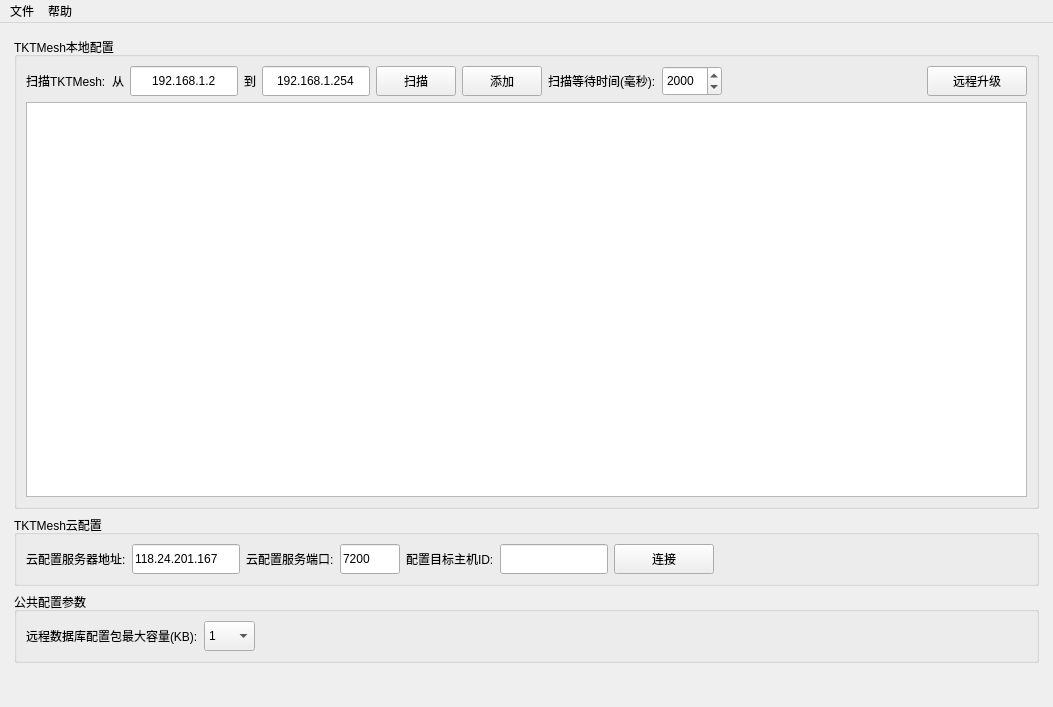
<?xml version="1.0" encoding="UTF-8"?>
<ui version="4.0">
 <class>MainWindow</class>
 <widget class="QMainWindow" name="MainWindow">
  <property name="geometry">
   <rect>
    <x>0</x>
    <y>0</y>
    <width>1053</width>
    <height>707</height>
   </rect>
  </property>
  <property name="windowTitle">
   <string>MainWindow</string>
  </property>
  <widget class="QWidget" name="centralwidget">
   <layout class="QVBoxLayout" name="verticalLayout_3">
    <property name="spacing">
     <number>0</number>
    </property>
    <property name="leftMargin">
     <number>5</number>
    </property>
    <property name="topMargin">
     <number>5</number>
    </property>
    <property name="rightMargin">
     <number>5</number>
    </property>
    <property name="bottomMargin">
     <number>5</number>
    </property>
    <item>
     <widget class="QStackedWidget" name="stackedWidget">
      <property name="currentIndex">
       <number>0</number>
      </property>
      <widget class="QWidget" name="pageTKTMeshList">
       <layout class="QVBoxLayout" name="verticalLayout_2">
        <item>
         <widget class="QGroupBox" name="groupBox">
          <property name="title">
           <string>TKTMesh本地配置</string>
          </property>
          <layout class="QVBoxLayout" name="verticalLayout">
           <item>
            <layout class="QHBoxLayout" name="horizontalLayout">
             <item>
              <widget class="QLabel" name="label">
               <property name="text">
                <string>扫描TKTMesh:</string>
               </property>
              </widget>
             </item>
             <item>
              <widget class="QLabel" name="label_2">
               <property name="text">
                <string>从</string>
               </property>
              </widget>
             </item>
             <item>
              <widget class="QIPLineEdit" name="lineFromAddress">
               <property name="sizePolicy">
                <sizepolicy hsizetype="Preferred" vsizetype="Fixed">
                 <horstretch>0</horstretch>
                 <verstretch>0</verstretch>
                </sizepolicy>
               </property>
               <property name="minimumSize">
                <size>
                 <width>0</width>
                 <height>30</height>
                </size>
               </property>
               <property name="inputMask">
                <string/>
               </property>
               <property name="text">
                <string>192.168.1.2</string>
               </property>
               <property name="alignment">
                <set>Qt::AlignCenter</set>
               </property>
              </widget>
             </item>
             <item>
              <widget class="QLabel" name="label_3">
               <property name="text">
                <string>到</string>
               </property>
              </widget>
             </item>
             <item>
              <widget class="QIPLineEdit" name="lineToAddress">
               <property name="sizePolicy">
                <sizepolicy hsizetype="Preferred" vsizetype="Fixed">
                 <horstretch>0</horstretch>
                 <verstretch>0</verstretch>
                </sizepolicy>
               </property>
               <property name="minimumSize">
                <size>
                 <width>0</width>
                 <height>30</height>
                </size>
               </property>
               <property name="inputMask">
                <string/>
               </property>
               <property name="text">
                <string>192.168.1.254</string>
               </property>
               <property name="alignment">
                <set>Qt::AlignCenter</set>
               </property>
              </widget>
             </item>
             <item>
              <widget class="QPushButton" name="buttonScanTKTMesh">
               <property name="minimumSize">
                <size>
                 <width>0</width>
                 <height>30</height>
                </size>
               </property>
               <property name="maximumSize">
                <size>
                 <width>16777215</width>
                 <height>16777215</height>
                </size>
               </property>
               <property name="text">
                <string>扫描</string>
               </property>
              </widget>
             </item>
             <item>
              <widget class="QPushButton" name="buttonAddTKTMesh">
               <property name="minimumSize">
                <size>
                 <width>0</width>
                 <height>30</height>
                </size>
               </property>
               <property name="maximumSize">
                <size>
                 <width>16777215</width>
                 <height>16777215</height>
                </size>
               </property>
               <property name="text">
                <string>添加</string>
               </property>
              </widget>
             </item>
             <item>
              <widget class="QLabel" name="label_4">
               <property name="text">
                <string>扫描等待时间(毫秒):</string>
               </property>
              </widget>
             </item>
             <item>
              <widget class="QSpinBox" name="spinWaitMsec">
               <property name="minimumSize">
                <size>
                 <width>60</width>
                 <height>30</height>
                </size>
               </property>
               <property name="minimum">
                <number>1000</number>
               </property>
               <property name="maximum">
                <number>5000</number>
               </property>
               <property name="singleStep">
                <number>100</number>
               </property>
               <property name="value">
                <number>2000</number>
               </property>
              </widget>
             </item>
             <item>
              <widget class="QLabel" name="labelStatusText">
               <property name="text">
                <string/>
               </property>
              </widget>
             </item>
             <item>
              <spacer name="horizontalSpacer">
               <property name="orientation">
                <enum>Qt::Horizontal</enum>
               </property>
               <property name="sizeHint" stdset="0">
                <size>
                 <width>40</width>
                 <height>20</height>
                </size>
               </property>
              </spacer>
             </item>
             <item>
              <widget class="QPushButton" name="buttonRemoteUpgrade">
               <property name="minimumSize">
                <size>
                 <width>100</width>
                 <height>30</height>
                </size>
               </property>
               <property name="text">
                <string>远程升级</string>
               </property>
              </widget>
             </item>
            </layout>
           </item>
           <item>
            <widget class="QTableView" name="tableTKTMesh"/>
           </item>
          </layout>
         </widget>
        </item>
        <item>
         <widget class="QGroupBox" name="groupBox_2">
          <property name="minimumSize">
           <size>
            <width>0</width>
            <height>50</height>
           </size>
          </property>
          <property name="title">
           <string>TKTMesh云配置</string>
          </property>
          <layout class="QHBoxLayout" name="horizontalLayout_2">
           <item>
            <widget class="QLabel" name="label_5">
             <property name="text">
              <string>云配置服务器地址:</string>
             </property>
            </widget>
           </item>
           <item>
            <widget class="QLineEdit" name="lineCloudConfigAddress">
             <property name="sizePolicy">
              <sizepolicy hsizetype="Preferred" vsizetype="Fixed">
               <horstretch>0</horstretch>
               <verstretch>0</verstretch>
              </sizepolicy>
             </property>
             <property name="minimumSize">
              <size>
               <width>0</width>
               <height>30</height>
              </size>
             </property>
             <property name="text">
              <string>118.24.201.167</string>
             </property>
            </widget>
           </item>
           <item>
            <widget class="QLabel" name="label_6">
             <property name="text">
              <string>云配置服务端口:</string>
             </property>
            </widget>
           </item>
           <item>
            <widget class="QLineEdit" name="lineCloudConfigPort">
             <property name="minimumSize">
              <size>
               <width>0</width>
               <height>30</height>
              </size>
             </property>
             <property name="maximumSize">
              <size>
               <width>60</width>
               <height>16777215</height>
              </size>
             </property>
             <property name="text">
              <string>7200</string>
             </property>
            </widget>
           </item>
           <item>
            <widget class="QLabel" name="label_7">
             <property name="text">
              <string>配置目标主机ID:</string>
             </property>
            </widget>
           </item>
           <item>
            <widget class="QLineEdit" name="lineCloudConfigTargetHostID">
             <property name="sizePolicy">
              <sizepolicy hsizetype="Preferred" vsizetype="Fixed">
               <horstretch>0</horstretch>
               <verstretch>0</verstretch>
              </sizepolicy>
             </property>
             <property name="minimumSize">
              <size>
               <width>0</width>
               <height>30</height>
              </size>
             </property>
            </widget>
           </item>
           <item>
            <widget class="QPushButton" name="buttonStartCloudConfig">
             <property name="minimumSize">
              <size>
               <width>100</width>
               <height>30</height>
              </size>
             </property>
             <property name="text">
              <string>连接</string>
             </property>
            </widget>
           </item>
           <item>
            <spacer name="horizontalSpacer_2">
             <property name="orientation">
              <enum>Qt::Horizontal</enum>
             </property>
             <property name="sizeHint" stdset="0">
              <size>
               <width>298</width>
               <height>20</height>
              </size>
             </property>
            </spacer>
           </item>
          </layout>
         </widget>
        </item>
        <item>
         <widget class="QGroupBox" name="groupBox_3">
          <property name="minimumSize">
           <size>
            <width>0</width>
            <height>60</height>
           </size>
          </property>
          <property name="title">
           <string>公共配置参数</string>
          </property>
          <layout class="QHBoxLayout" name="horizontalLayout_3">
           <item>
            <widget class="QLabel" name="label_8">
             <property name="text">
              <string>远程数据库配置包最大容量(KB):</string>
             </property>
            </widget>
           </item>
           <item>
            <widget class="QComboBox" name="combDBPackageMaxSizeInKB">
             <property name="minimumSize">
              <size>
               <width>0</width>
               <height>30</height>
              </size>
             </property>
             <item>
              <property name="text">
               <string>1</string>
              </property>
             </item>
             <item>
              <property name="text">
               <string>2</string>
              </property>
             </item>
             <item>
              <property name="text">
               <string>3</string>
              </property>
             </item>
             <item>
              <property name="text">
               <string>4</string>
              </property>
             </item>
             <item>
              <property name="text">
               <string>5</string>
              </property>
             </item>
             <item>
              <property name="text">
               <string>6</string>
              </property>
             </item>
             <item>
              <property name="text">
               <string>7</string>
              </property>
             </item>
             <item>
              <property name="text">
               <string>8</string>
              </property>
             </item>
             <item>
              <property name="text">
               <string>9</string>
              </property>
             </item>
             <item>
              <property name="text">
               <string>10</string>
              </property>
             </item>
             <item>
              <property name="text">
               <string>20</string>
              </property>
             </item>
             <item>
              <property name="text">
               <string>50</string>
              </property>
             </item>
             <item>
              <property name="text">
               <string>100</string>
              </property>
             </item>
            </widget>
           </item>
           <item>
            <spacer name="horizontalSpacer_3">
             <property name="orientation">
              <enum>Qt::Horizontal</enum>
             </property>
             <property name="sizeHint" stdset="0">
              <size>
               <width>740</width>
               <height>20</height>
              </size>
             </property>
            </spacer>
           </item>
          </layout>
         </widget>
        </item>
       </layout>
      </widget>
      <widget class="QWidget" name="pageTKTMesh">
       <layout class="QVBoxLayout" name="verticalLayout_4"/>
      </widget>
     </widget>
    </item>
    <item>
     <layout class="QHBoxLayout" name="horizontalLayout_8">
      <item>
       <spacer name="horizontalSpacer_7">
        <property name="orientation">
         <enum>Qt::Horizontal</enum>
        </property>
        <property name="sizeType">
         <enum>QSizePolicy::Fixed</enum>
        </property>
        <property name="sizeHint" stdset="0">
         <size>
          <width>15</width>
          <height>20</height>
         </size>
        </property>
       </spacer>
      </item>
      <item>
       <widget class="QLabel" name="labelStatus">
        <property name="minimumSize">
         <size>
          <width>0</width>
          <height>30</height>
         </size>
        </property>
        <property name="text">
         <string/>
        </property>
       </widget>
      </item>
     </layout>
    </item>
   </layout>
  </widget>
  <widget class="QMenuBar" name="menubar">
   <property name="geometry">
    <rect>
     <x>0</x>
     <y>0</y>
     <width>1053</width>
     <height>20</height>
    </rect>
   </property>
   <widget class="QMenu" name="menuFile">
    <property name="title">
     <string>文件</string>
    </property>
    <addaction name="actionExit"/>
    <addaction name="actionTemplateManagement"/>
   </widget>
   <widget class="QMenu" name="menuHelp">
    <property name="title">
     <string>帮助</string>
    </property>
    <addaction name="actionAbout"/>
   </widget>
   <addaction name="menuFile"/>
   <addaction name="menuHelp"/>
  </widget>
  <action name="actionAbout">
   <property name="text">
    <string>关于</string>
   </property>
  </action>
  <action name="actionExit">
   <property name="text">
    <string>退出</string>
   </property>
  </action>
  <action name="actionTemplateManagement">
   <property name="text">
    <string>MainWindow.TemplateManagement</string>
   </property>
   <property name="visible">
    <bool>false</bool>
   </property>
  </action>
 </widget>
 <customwidgets>
  <customwidget>
   <class>QIPLineEdit</class>
   <extends>QLineEdit</extends>
   <header location="global">widget/qiplineedit.h</header>
  </customwidget>
 </customwidgets>
 <resources/>
 <connections/>
</ui>
